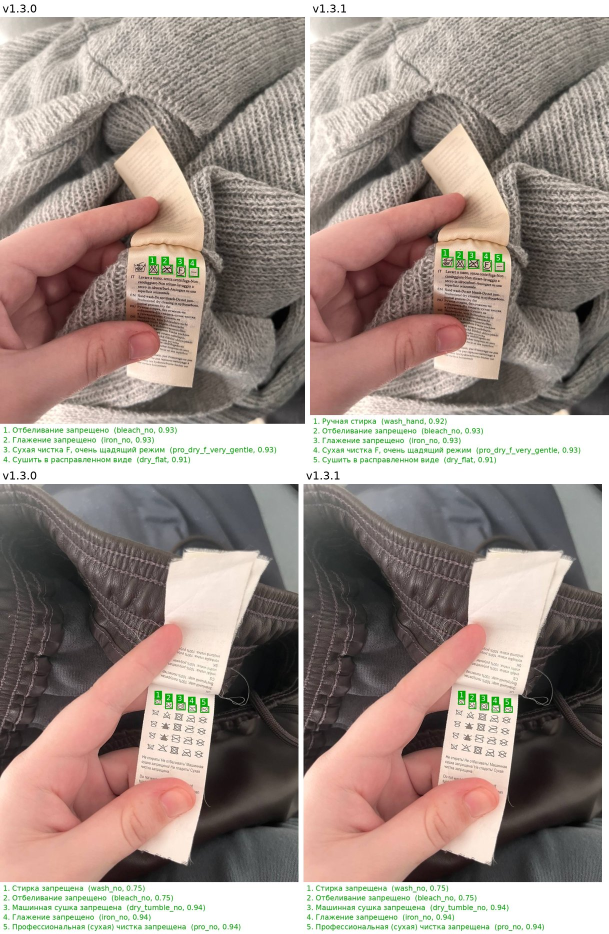
#> input picture comparison/new_photos_v1.3.0_vs_v1.3.1.jpg, 1217 x 1868 px (shown at 1/2 size)
$ python -i normalize.py   (imports and definitions only)   (older library calls are emulated)
#> lines starting #> are read from the running program, lines starting #| are printed output that depends on the picture; after the words box and inside, x2 and y2 are one past the last pixel; in counts of white or black regions, pixels touching at a corner belong together
"""Normalisation of a single symbol crop and feature extraction.

The exact same functions are used when training the classifier and at
recognition time, so the model always sees identically prepared inputs.
"""
from __future__ import annotations

import cv2
import numpy as np

NORM_SIZE = 64


def hog(img: np.ndarray, cell: int, bins: int = 9) -> np.ndarray:
    """Histogram of oriented gradients (unsigned, 2x2-cell blocks, L2-Hys).

    Small self-contained implementation (OpenCV 5 dropped HOGDescriptor).
    """
    img = img.astype(np.float32)
    gx = cv2.Sobel(img, cv2.CV_32F, 1, 0, ksize=1)
    gy = cv2.Sobel(img, cv2.CV_32F, 0, 1, ksize=1)
    mag = np.sqrt(gx * gx + gy * gy)
    ang = (np.arctan2(gy, gx) % np.pi) / np.pi * bins  # [0, bins)
    b0 = np.floor(ang).astype(np.int32) % bins
    w1 = ang - np.floor(ang)
    b1 = (b0 + 1) % bins
    h, w = img.shape
    ch, cw = h // cell, w // cell
    hist = np.zeros((ch, cw, bins), np.float32)
    cy = (np.arange(h) // cell).clip(max=ch - 1)
    cx = (np.arange(w) // cell).clip(max=cw - 1)
    CY, CX = np.meshgrid(cy, cx, indexing="ij")
    np.add.at(hist, (CY, CX, b0), mag * (1 - w1))
    np.add.at(hist, (CY, CX, b1), mag * w1)
    blocks = np.concatenate([hist[:-1, :-1], hist[1:, :-1], hist[:-1, 1:], hist[1:, 1:]], axis=-1)
    blocks = blocks / np.sqrt((blocks ** 2).sum(-1, keepdims=True) + 1e-6)
    blocks = np.minimum(blocks, 0.2)
    blocks = blocks / np.sqrt((blocks ** 2).sum(-1, keepdims=True) + 1e-6)
    return blocks.ravel()


def ink_map(gray: np.ndarray) -> np.ndarray:
    """Dark-ink-on-light gray crop -> ink intensity in [0, 1] (1 = ink).

    * local term: darkness relative to a morphological background estimate
      (closing with a kernel larger than any stroke) – invariant to uneven light
      and to soft or hard shadows (shadows are multiplicative);
    * solid term: large filled shapes (filled circle, hand) are wider than the
      kernel and vanish from the local term, so pixels that are as dark as the
      strokes themselves are added back.
    Contrast is stretched between background and stroke level; no smoothing of
    the strokes – thin dots, bars and letters must survive.
    """
    g = gray.astype(np.float32)
    h, w = g.shape
    if h < 4 or w < 4:
        return np.zeros_like(g)
    k = max(5, int(0.25 * min(h, w)) | 1)
    se = cv2.getStructuringElement(cv2.MORPH_ELLIPSE, (k, k))
    bg = cv2.morphologyEx(g, cv2.MORPH_CLOSE, se)
    bg = np.maximum(cv2.GaussianBlur(bg, (0, 0), k / 6.0), g)
    local = np.clip((bg - g) / np.maximum(bg, 1.0), 0, 1)
    s99 = float(np.percentile(local, 99.5))
    if s99 < 0.06:  # no ink at all
        return np.zeros_like(g)
    strokes = local > 0.5 * s99
    lo = float(np.percentile(local[~strokes], 90)) if (~strokes).any() else 0.0
    hi = float(np.percentile(local[strokes], 70))
    loc_n = np.clip((local - lo) / max(hi - lo, 1e-3), 0, 1)
    ref = float(np.percentile(g, 92))
    dark = np.clip((ref - g) / max(ref, 1.0), 0, 1)
    s_ink = float(np.median(dark[strokes]))
    solid = np.clip((dark - (s_ink - 0.12)) / 0.12, 0, 1) if s_ink > 0.2 else np.zeros_like(g)
    return np.maximum(loc_n, solid)


def normalize_crop(gray: np.ndarray, size: int = NORM_SIZE) -> np.ndarray:
    """Crop (uint8, dark ink) -> float32 (size, size) ink map, aspect preserved, centred."""
    lim = int(size * 2)
    if max(gray.shape) > lim:  # work at ~2x the output resolution (speed; detail is kept)
        f = lim / max(gray.shape)
        gray = cv2.resize(gray, (max(4, int(round(gray.shape[1] * f))), max(4, int(round(gray.shape[0] * f)))), interpolation=cv2.INTER_AREA)
    ink = ink_map(gray)
    h, w = ink.shape
    s = max(h, w)
    canvas = np.zeros((s, s), np.float32)
    y0, x0 = (s - h) // 2, (s - w) // 2
    canvas[y0:y0 + h, x0:x0 + w] = ink
    interp = cv2.INTER_AREA if s > size else cv2.INTER_LINEAR
    return cv2.resize(canvas, (size, size), interpolation=interp)


def features(norm: np.ndarray) -> np.ndarray:
    """Feature vector for a normalised crop: fine HOG + coarse HOG + 16x16 intensity."""
    u8 = (np.clip(norm, 0, 1) * 255).astype(np.uint8)
    f1 = hog(u8, 8)
    f2 = hog(u8, 16)
    small = cv2.resize(norm, (16, 16), interpolation=cv2.INTER_AREA).ravel()
    return np.concatenate([f1, f2, small]).astype(np.float32)


def features_batch(norms) -> np.ndarray:
    return np.stack([features(n) for n in norms]) if len(norms) else np.zeros((0, 2344), np.float32)

>>> import cv2
>>> picture = cv2.imread('../comparison/new_photos_v1.3.0_vs_v1.3.1.jpg', cv2.IMREAD_GRAYSCALE)
#> picture: shape (1868, 1217); min 0, max 255, mean 147.3
>>> result = normalize_crop(picture)
#> in normalize_crop, `gray = cv2.resize(gray, (max(4, int(round(gray.shape[1] * f))), max(4,..`:
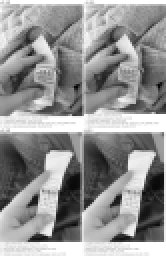
#> gray: shape (128, 83) (shown 2 times larger); min 4, max 255, mean 147.4
#> in ink_map, `bg = np.maximum(cv2.GaussianBlur(bg, (0, 0), k / 6.0), g)`:
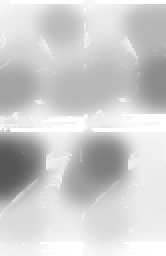
#> bg: shape (128, 83) float32 (shown 2 times larger); min 86.06, max 255, mean 206.5
#> in ink_map, `local = np.clip((bg - g) / np.maximum(bg, 1.0), 0, 1)`:
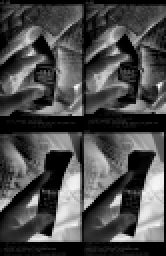
#> local: shape (128, 83) float32 (shown 2 times larger); min 0, max 0.978, mean 0.296
#> in ink_map, `s99 = float(np.percentile(local, 99.5))`: s99 = 0.928
#> in ink_map, `strokes = local > 0.5 * s99`:
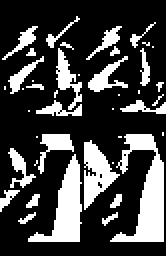
#> strokes: shape (128, 83) bool (shown 2 times larger); 26.1% white; 42 white regions (22 under 20 px), largest, box (x1, y1, x2, y2) and area: (55, 67, 82, 121) 659, (14, 77, 41, 121) 483, (42, 70, 60, 105) 312
#> in ink_map, `lo = float(np.percentile(local[~strokes], 90)) if (~strokes).any() els..`: lo = 0.379
#> in ink_map, `hi = float(np.percentile(local[strokes], 70))`: hi = 0.73
#> in ink_map, `loc_n = np.clip((local - lo) / max(hi - lo, 1e-3), 0, 1)`:
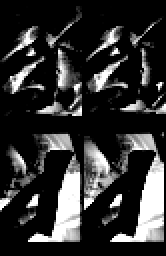
#> loc_n: shape (128, 83) float32 (shown 2 times larger); min 0, max 1, mean 0.196
#> in ink_map, `ref = float(np.percentile(g, 92))`: ref = 240
#> in ink_map, `dark = np.clip((ref - g) / max(ref, 1.0), 0, 1)`:
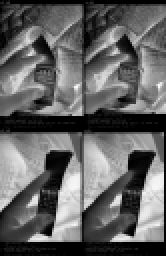
#> dark: shape (128, 83) float32 (shown 2 times larger); min 0, max 0.983, mean 0.39
#> in ink_map, `s_ink = float(np.median(dark[strokes]))`: s_ink = 0.717
#> in normalize_crop, `return cv2.resize(canvas, (size, size), interpolation=interp)`:
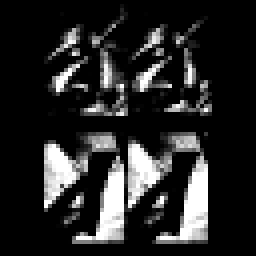
#> returned value: shape (64, 64) float32 (shown 4 times larger); min 0, max 1, mean 0.156
